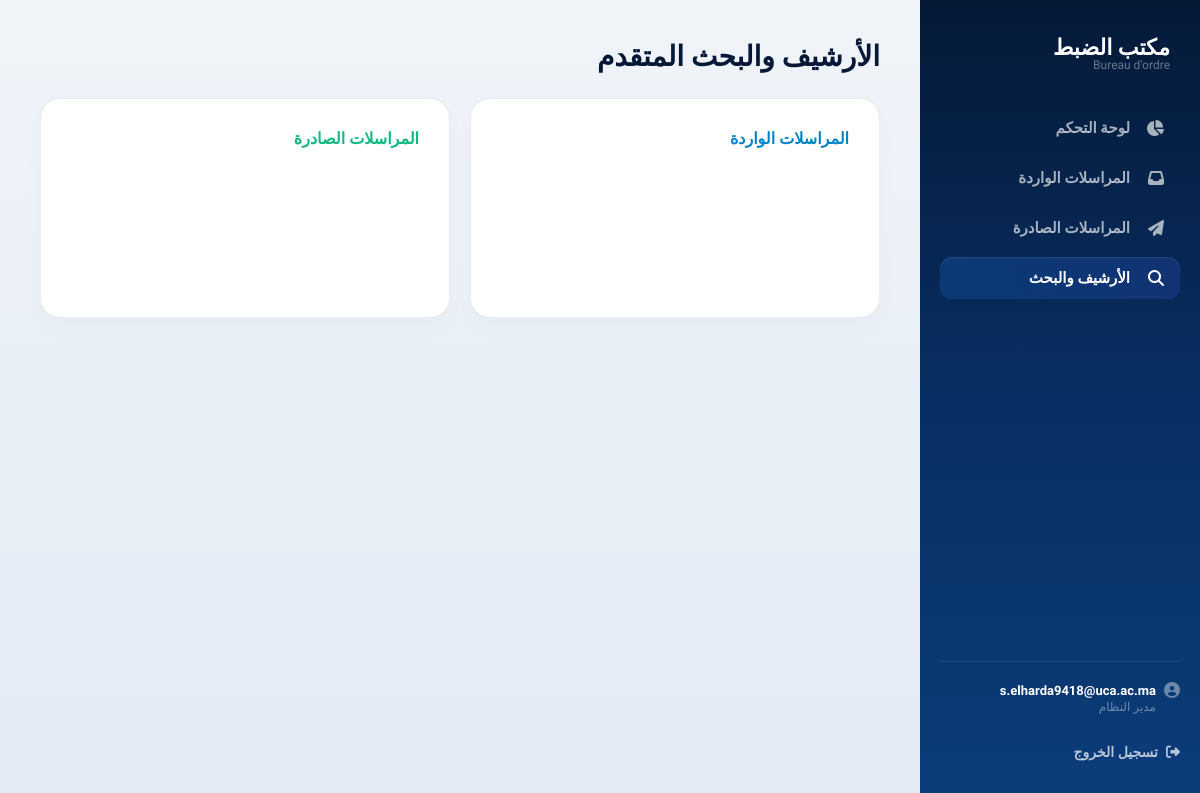
The page /archive on the database as committed earlier.
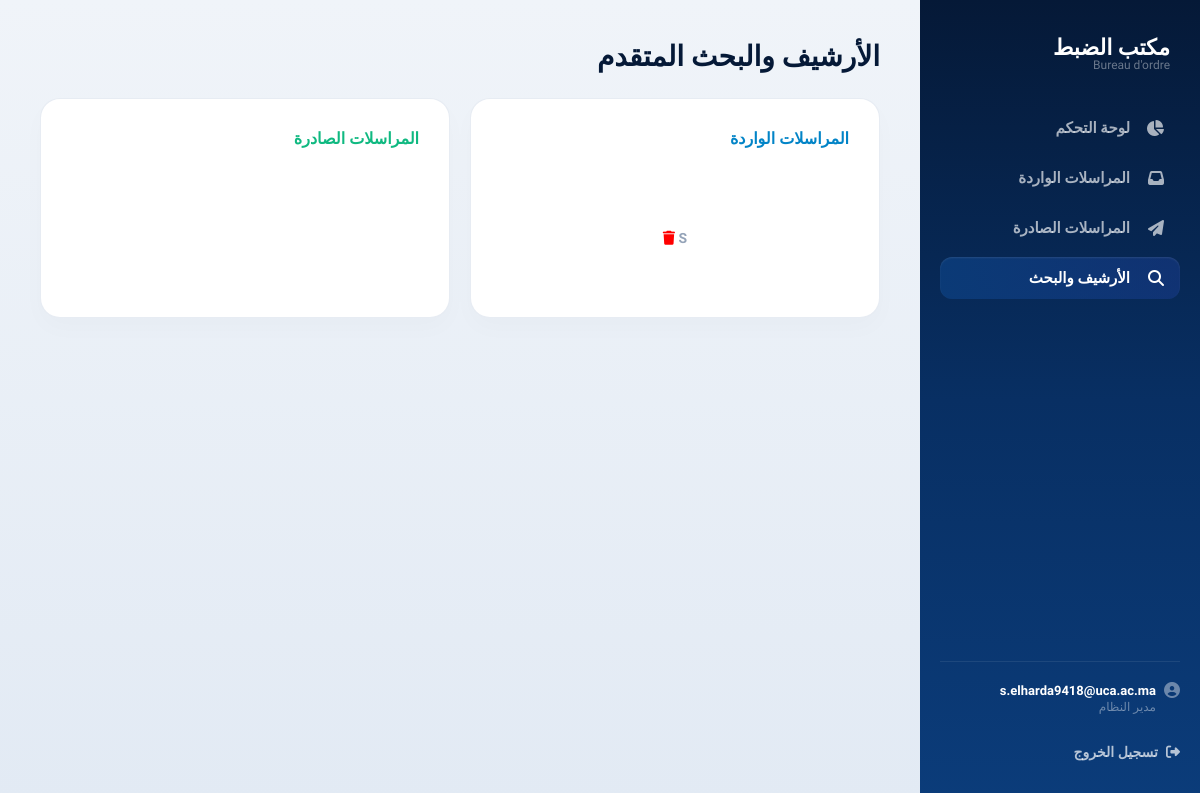
The same page on the database as committed later.
### app.py (models this page shows)
class Arrivee(db.Model):
    id = db.Column(db.Integer, primary_key=True)
    expediteur = db.Column(db.String(150), nullable=False)
    sujet = db.Column(db.String(255), nullable=False)
    division = db.Column(db.String(150), nullable=False)
    notes = db.Column(db.Text, nullable=True)
    file_path = db.Column(db.String(255), nullable=True)
    date_created = db.Column(db.DateTime, default=db.func.current_timestamp())

### app.py (the view)
@app.route('/archive')
def archive():
    arrivee_results = Arrivee.query.all()
    depart_results = Depart.query.all()
    return render_template('archive.html', arrivee_results=arrivee_results, depart_results=depart_results)

### templates/archive.html (shortened to what this page needs)
<!DOCTYPE html>
<html lang="ar" dir="rtl">
<head>
    <link rel="stylesheet" href="https://cdnjs.cloudflare.com/ajax/libs/font-awesome/6.5.0/css/all.min.css"/>
    <link rel="stylesheet" href="{{ url_for('static', filename='style.css') }}">
</head>
<body>
    <div class="app">
        <aside class="sidebar">
            <div class="logo">
                <h3>مكتب الضبط</h3>
                <span>Bureau d'ordre</span>
            </div>
            <nav>
                <ul>
                    <li><a href="/dashboard"><i class="fas fa-chart-pie"></i> لوحة التحكم</a></li>
                    <li><a href="/arrivee"><i class="fas fa-inbox"></i> المراسلات الواردة</a></li>
                    <li><a href="/depart"><i class="fas fa-paper-plane"></i> المراسلات الصادرة</a></li>
                    <li class="active"><a href="/archive"><i class="fas fa-search"></i> الأرشيف والبحث</a></li>
                </ul>
            </nav>
            <div class="user-card">
                <p><i class="fas fa-user-circle"></i> s.elharda9418@uca.ac.ma</p>
                <span>مدير النظام</span>
                <button onclick="logout()"><i class="fas fa-sign-out-alt"></i> تسجيل الخروج</button>
            </div>
        </aside>
        <main class="main">
            <header class="top-bar">
                <div class="top-bar-text">
                    <h1>الأرشيف والبحث المتقدم</h1>
                </div>
            </header>
            <div class="archive-results-grid">
                <div class="archive-result-card">
                    <div class="card-result-header incoming-header">
                        <h3>المراسلات الواردة</h3>
                    </div>
                    <div class="card-result-body">
                        {% for courrier in arrivee_results %}
                        <div class="result-item">
                            <span>{{ courrier.sujet }}</span>
                            <a href="#" onclick="deleteItem('/delete_arrivee/{{ courrier.id }}', this)" style="color:red">
                                <i class="fas fa-trash"></i>
                            </a>
                        </div>
                        {% endfor %}
                    </div>
                </div>
                <div class="archive-result-card">
                    <div class="card-result-header outgoing-header">
                        <h3>المراسلات الصادرة</h3>
                    </div>
                    <div class="card-result-body">
                    </div>
                </div>
            </div>
        </main>
    </div>
</body>
</html>

Rows that differ between the two databases and show on the page:
added Arrivee: sujet "S"
